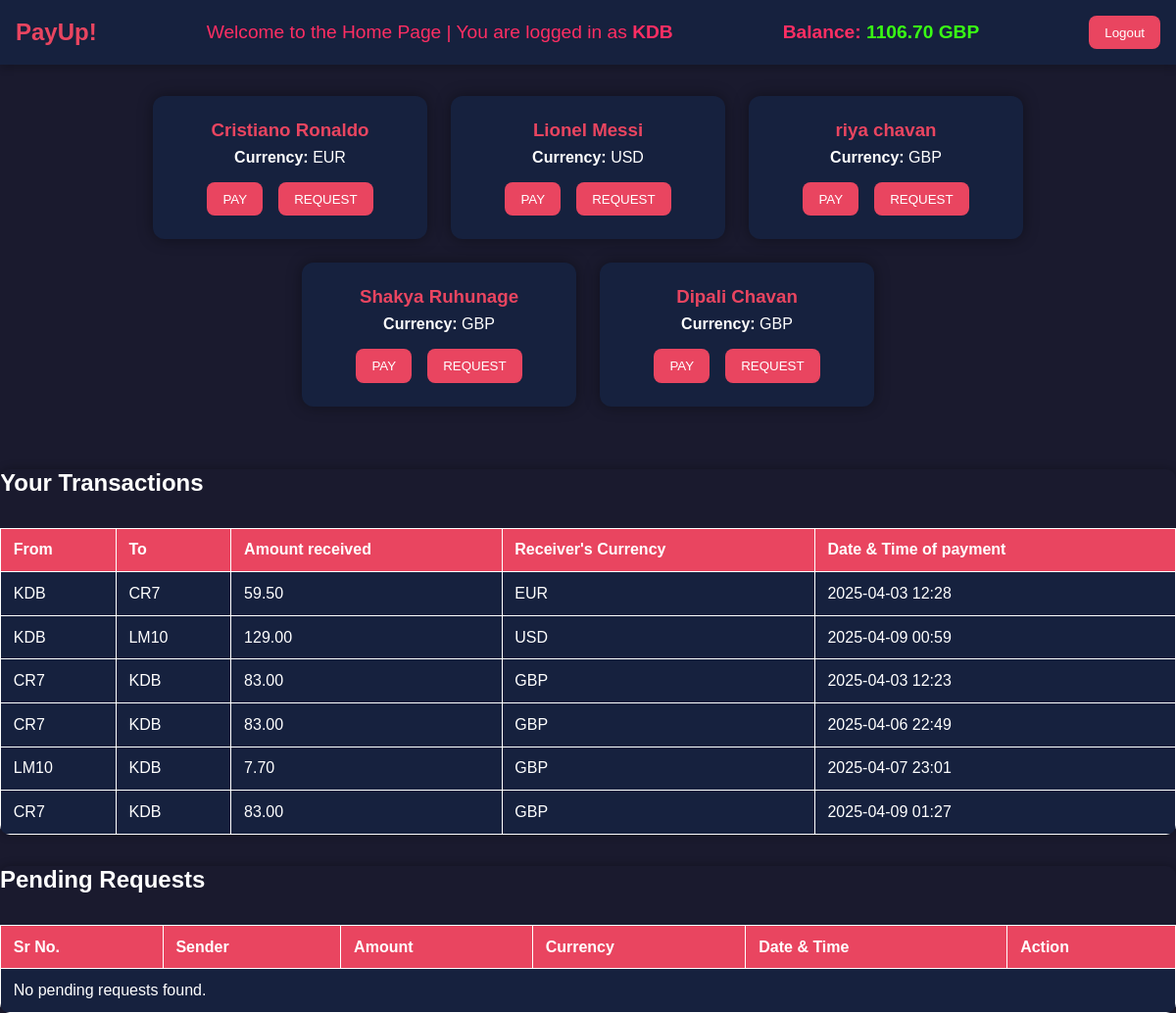
The app's page /webapps2025/home/ (signed in) with its own data.
### register/models.py (models this page shows, shortened)
class UserDetails(models.Model):
    user = models.OneToOneField(User, on_delete=models.CASCADE)
    currency = models.CharField(max_length=3, choices=CURRENCY_CHOICES, default='GBP')
    balance = models.DecimalField(max_digits=10, decimal_places=2, default=1000.00)

### payapp/models.py (models this page shows, shortened)
class Transaction(models.Model):
    sender = models.ForeignKey(settings.AUTH_USER_MODEL, on_delete=models.CASCADE, related_name='sent_transactions')
    receiver = models.ForeignKey(settings.AUTH_USER_MODEL, on_delete=models.CASCADE, related_name='received_transactions')
    amount = models.DecimalField(max_digits=10, decimal_places=2)
    currency = models.CharField(max_length=3, choices=[("GBP", "GBP"), ("USD", "USD"), ("EUR", "EUR")],  default='GBP')
    timestamp = models.DateTimeField(auto_now_add=True)

### payapp/views.py (the view)
# urls.py: path('', views.home, name='home'),
@login_required(login_url='/webapps2025/login/')
def home(request):
    users = UserDetails.objects.select_related('user').filter(
        user__is_superuser=False
    ).exclude(user=request.user)
    user_details = UserDetails.objects.get(user=request.user)
    transactions = Transaction.objects.filter(
        sender=request.user
    ) | Transaction.objects.filter(
        receiver=request.user
    )
    print("Logged-in user ID:", request.user.id)
    pending_requests = PaymentRequest.objects.filter(
        receiver=request.user, status='pending', is_read=False
    )
    print("Pending requests:", pending_requests)
    return render(request, 'payapp/home.html', {
        'users': users,
        'user_balance': user_details.balance,
        'user_currency': user_details.currency,
        'transactions': transactions,
        'pending_requests': pending_requests,
    })

### templates/payapp/home.html (shortened to what this page needs)
<!DOCTYPE html>
<html lang="en">
<head>
</head>
<body>
    <div class="navbar">
        <div class="brand">PayUp!</div>
        <div class="nav-text">
            Welcome to the Home Page | You are logged in as <strong>{{ request.user.username }}</strong>
        </div>
        <div class="nav-text">
            <strong>Balance: <span style="color: #39ff14;">{{ user_balance }} {{ user_currency }}</span></strong>
        </div>
        <a href="{% url 'logout' %}">
            <button class="logout-btn">Logout</button>
        </a>
    </div>
    <div class="users-container">
        {% for user_detail in users %}
        <div class="user-card">
            <h3>{{ user_detail.user.first_name }} {{ user_detail.user.last_name }}</h3>
            <p><strong>Currency:</strong> {{ user_detail.currency }}</p>
            <div class="buttons">
                <a href="{% url 'make_payment' user_detail.user.id %}">
                    <button class="pay-btn">PAY</button> </a>
                <a href="{% url 'request_payment' user_detail.user.id %}">
                    <button class="request-btn">REQUEST</button> </a>
            </div>
        </div>
        {% empty %}
        <p>No users found.</p>
        {% endfor %}
    </div>
<div class="transaction-table">
    <h2>Your Transactions</h2>
    <table>
        <thead>
            <tr>
                <th>From</th>
                <th>To</th>
                <th>Amount received </th>
                <th>Receiver's Currency</th>
                <th>Date & Time of payment</th>
            </tr>
        </thead>
        <tbody>
            {% for transaction in transactions %}
            <tr>
                <td>{{ transaction.sender.username }}</td>
                <td>{{ transaction.receiver.username }}</td>
                <td>{{ transaction.amount }}</td>
                <td>{{ transaction.currency }}</td>
                <td>{{ transaction.timestamp|date:"Y-m-d H:i" }}</td>
            </tr>
            {% empty %}
            <tr>
                <td colspan="5">No transactions found.</td>
            </tr>
            {% endfor %}
        </tbody>
    </table>
</div>
<div class="transaction-table">
    <h2>Pending Requests</h2>
    <table>
        <thead>
            <tr>
                <th>Sr No.</th>
                <th>Sender</th>
                <th>Amount</th>
                <th>Currency</th>
                <th>Date & Time</th>
                <th>Action</th>
            </tr>
        </thead>
        <tbody>
            {% for request in pending_requests %}
            <tr>
                <td>{{ forloop.counter }}</td>
                <td>{{ request.sender.username }}</td>
                <td>{{ request.amount }}</td>
                <td>{{ request.currency }}</td>
                <td>{{ request.timestamp|date:"Y-m-d H:i" }}</td>
                <td class="buttons">
                    <form method="post" action="{% url 'accept_request' request.id %}">
                        {% csrf_token %}
                        <button type="submit" class="accept-btn">Accept</button>
                    </form>
                    <form method="post" action="{% url 'reject_request' request.id %}">
                        {% csrf_token %}
                        <button type="submit" class="reject-btn">Reject</button>
                    </form>
                </td>
            </tr>
            {% empty %}
            <tr>
                <td colspan="6">No pending requests found.</td>
            </tr>
            {% endfor %}
        </tbody>
    </table>
</div>
</body>
</html>

### templates/payapp/home.html (style rules this page uses)
* { margin: 0; padding: 0; box-sizing: border-box; font-family: 'Poppins', sans-serif; }
body { background: #1a1a2e; color: #fff; font-size: 1rem; margin: 0; }
.navbar { background: #16213e; padding: 1rem; display: flex; justify-content: space-between; align-items: center; box-shadow: 0 4px 8px rgba(0, 0, 0, 0.2); }
.navbar .brand { color: #e94560; font-size: 1.5rem; font-weight: bold; }
.nav-text { color: #ff2e63; font-size: 1.2rem; }
.navbar .logout-btn { background: #e94560; color: white; padding: 0.6rem 1rem; border: none; border-radius: 8px; cursor: pointer; transition: background 0.3s, transform 0.2s; }
.users-container { display: flex; flex-wrap: wrap; justify-content: center; gap: 1.5rem; padding: 2rem; }
.user-card { background: #16213e; padding: 1.5rem; border-radius: 12px; width: 280px; box-shadow: 0 0 15px rgba(0, 0, 0, 0.4); text-align: center; transition: transform 0.3s; }
.user-card h3 { color: #e94560; margin-bottom: 0.5rem; }
.user-card p { color: #fff; font-size: 1rem; margin: 0.3rem 0; }
.buttons { margin-top: 1rem; display: flex; justify-content: center; gap: 1rem; }
.pay-btn, .request-btn { background: #e94560; color: white; padding: 0.6rem 1rem; border: none; border-radius: 8px; cursor: pointer; transition: background 0.3s, transform 0.2s; }
table { width: 100%; margin-top: 2rem; border-collapse: collapse; }
table th, table td { padding: 0.8rem; text-align: left; border: 1px solid #fff; }
table th { background-color: #e94560; color: #fff; }
table td { background-color: #16213e; color: #fff; }

### records on screen
UserDetails: balance "1106.70", currency "GBP"
UserDetails: user.first_name "Cristiano", user.last_name "Ronaldo", currency "EUR"
UserDetails: user.first_name "Lionel", user.last_name "Messi", currency "USD"
UserDetails: user.first_name "riya", user.last_name "chavan", currency "GBP"
UserDetails: user.first_name "Shakya", user.last_name "Ruhunage", currency "GBP"
UserDetails: user.first_name "Dipali", user.last_name "Chavan", currency "GBP"

### other values on screen
{{ request.user.username }} "KDB"
